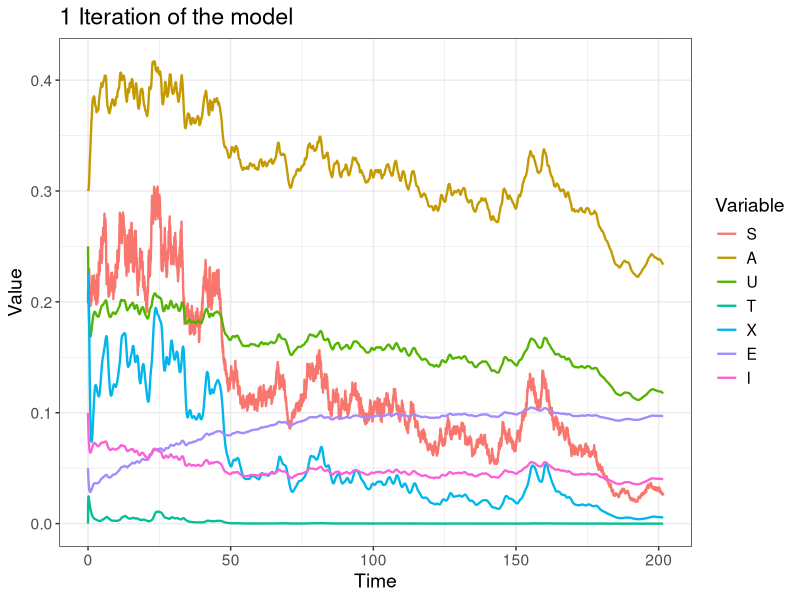

R code for this plot:
library(ggplot2)
library(reshape2) 

# Simulation settings
t <- 20160
dt <- 0.01



gen_suicide_sim <- function(t, dt, initial_params, other_params) {

  ## starting values
  S0 = initial_params[1]
  A0 = initial_params[2] 
  U0 = initial_params[3]
  T0 = initial_params[4] 
  O0 = initial_params[5] 
  E0 = initial_params[6] 
  I0 = initial_params[7]
  
  # params
  sigma = other_params["sigma"]
  f1 = other_params["f1"] 
  K2 = other_params["K2"]  
  b2 = other_params["b2"]  
  a2 = other_params["a2"]  
  d2 = other_params["d2"]  
  e2 = other_params["e2"]  
  g2 = other_params["g2"]  
  c3 = other_params["c3"]  
  b3 = other_params["b3"]  
  d4 = other_params["d4"]  
  c41 = other_params["c41"]  
  c42 = other_params["c42"]  
  e5 = other_params["e5"]  
  c51 = other_params["c51"]  
  c52 = other_params["c52"]  
  K6 = other_params["K6"]  
  f6 = other_params["f6"]  
  b6 = other_params["b6"]  
  c6 = other_params["c6"]  
  K7 = other_params["K7"]  
  g7 = other_params["g7"] 
  b7 = other_params["b7"]  
  c7 = other_params["c7"] 
  
  mu = (sigma^2) / 2
  
  # creating empty variable vectors to be filled up later, together with the starting values
  stressor <- rep(0, t); stressor[1] = S0
  av_state <- rep(0, t); av_state[1] = A0
  urge_escape <- rep(0, t); urge_escape[1] = U0
  sui_thoughts <- rep(0, t); sui_thoughts[1] = T0
  other_escape <- rep(0, t); other_escape[1] = O0
  ext_change <- rep(0, t); ext_change[1] = E0
  int_change <- rep(0, t); int_change[1] = I0
  
  
  for (i in 1:(t-1)){
    stressor[i + 1] = max(stressor[i] * exp((mu - (sigma^2)/2) * dt + sigma * rnorm (1,0, sqrt(dt)) - f1 * ext_change[i]), 0)
    av_state[i + 1] = max(av_state[i] + dt * (b2 * av_state[i] * (K2 - av_state[i]) + a2 * stressor[i] - d2 * sui_thoughts[i] - e2 * other_escape[i] - g2 * int_change[i]), 0)
    urge_escape[i + 1] = max(urge_escape[i] + dt * (-c3 * urge_escape[i] + b3 * av_state[i]), 0)
    sui_thoughts[i + 1] = max(sui_thoughts[i] + dt * (-d4 * sui_thoughts[i] + (1 / (1 + exp(-c41 * (urge_escape[i] - c42))))), 0)
    other_escape[i + 1] = max(other_escape[i] + dt * (-e5 * other_escape[i] + (1 / (1 + exp(-c51 * (urge_escape[i] - c52))))), 0)
    ext_change[i + 1] = max(ext_change[i] + dt * (f6 * ext_change[i] * (K6 - ext_change[i]) + b6 * av_state[i] - c6 * urge_escape[i]), 0)
    int_change[i + 1] = max(int_change[i] + dt * (g7 * int_change[i] * (K7 - int_change[i]) + b7 * av_state[i] - c7 * urge_escape[i]), 0)
  }
  
  
  
  output <- cbind(stressor, av_state, urge_escape, sui_thoughts, other_escape, ext_change, int_change)
  colnames(output) <- c("S", "A", "U", "T", "X", "E", "I")
  return(output)
}


# starting values
initial_params <- c(0.2, 0.3, 0.25, 0, 0.2, 0.05, 0.1)

# model parameters 
other_params <- c(sigma=0.1, f1=0.0001, K2=0.2, b2=4, a2=2, d2=1.5, e2=1, g2=0.5,
                  c3=3, b3=1.5, d4=1, c41=100, c42=0.25, e5=3, c51=50, c52=0.2,
                  K6=0.1, f6=0.5, b6=0.41, c6=0.82, K7=0.05, g7=0.5, b7=0.65, c7=1.3)

# running the model
set.seed(504) 
sim <- gen_suicide_sim(t, dt, initial_params, other_params)

# reshape data for plot
sim_df <- as.data.frame(sim)
sim_df$time <- seq(0, (t-1)*dt, by = dt)
sim_long <- melt(sim_df, id.vars = "time", variable.name = "Variable", value.name = "Value")

# Plot
ggplot(sim_long, aes(x = time, y = Value, color = Variable)) +
  geom_line(linewidth = 0.8) +
  labs(title = "1 Iteration of the model",
       x = "Time",
       y = "Value") +
  theme_bw() +
  theme(text = element_text(size = 14)) 
